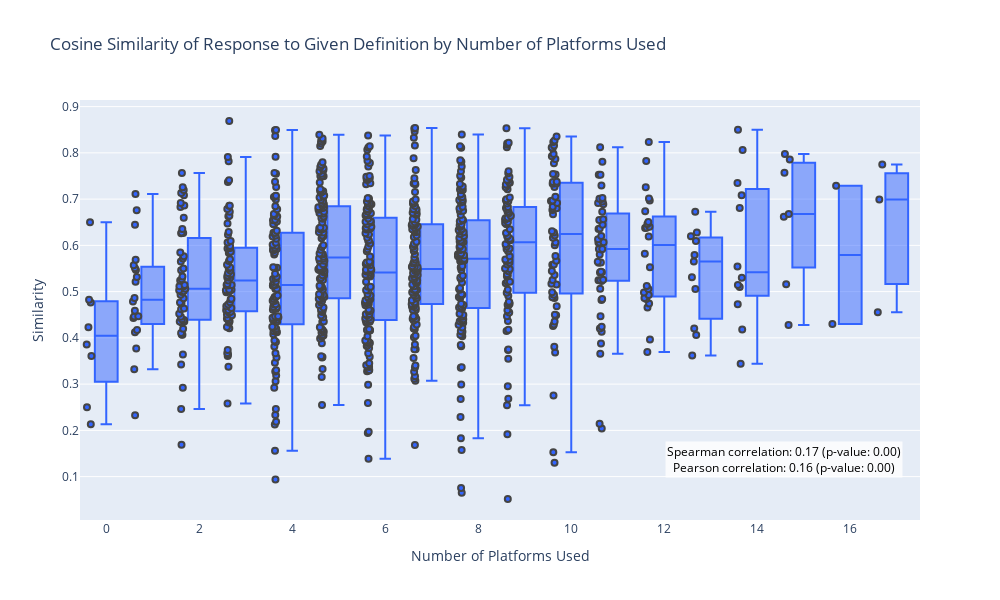

Notebook cell for this chart:
### Markdown cell above
#### fig 2

### Code cell
fig = px.box(
    df,
    x='n_platforms',
    y='sim_to_def',
    title='Cosine Similarity of Response to Given Definition by Number of Platforms Used',
    points='all'
)

fig.update_traces(
    # jitter=.7,
    marker=dict(
        color='rgba(50, 100, 255, 1)',
        line=dict(width=2)))

fig.update_layout(
    showlegend=False,
)

# add regression line
X = df.n_platforms.values.reshape(-1, 1)

model = sklearn.linear_model.LinearRegression()
model.fit(X, df.sim_to_def)

x_range = np.linspace(X.min(), X.max())
y_range = model.predict(x_range.reshape(-1, 1))

# fig.add_trace(go.Scatter(
#     x=x_range,
#     y=y_range,
#     name='Regression Fit',
#     marker=dict(
#         color='rgb(116, 77, 145)',
#     ),

# ),
# )


# spearman correlation
s_s, s_p = stats.spearmanr(df['n_platforms'], df['sim_to_def'], alternative='greater')
# pearson correlation
p_s, p_p = stats.pearsonr(df['n_platforms'], df['sim_to_def'], alternative='greater')

fig.add_annotation(
    xref='paper',
    yref='paper',
    x=0.98,
    y=0.1,
    text=f'Spearman correlation: {s_s:.2f} (p-value: {s_p:.2f})<br>Pearson correlation: {p_s:.2f} (p-value: {p_p:.2f})',
    showarrow=False,
    font=dict(size=12, color='black'),
    bgcolor='rgba(255, 255, 255, 0.8)',
)

fig.update_layout(
    xaxis_title='Number of Platforms Used',
    yaxis_title='Similarity',
    width=1000,
    height=600,
    showlegend=True, 
    legend =dict(
        orientation="h",
        yanchor="bottom",
        x=.85
        )
    )

fig.write_image('../../figures/similarity_to_def_vs_platforms_used.png')

fig.show()

### Figure 1 — Plotly figure (JSON) as saved in the notebook; plotly's stock layout.template omitted (floating-point values rounded to 4 significant figures; data arrays with more than 128 entries replaced by an {"elided": "..."} marker saying what was removed)
{"data": [{"alignmentgroup": "True", "boxpoints": "all", "hovertemplate": "n_platforms=%{x}<br>sim_to_def=%{y}<extra></extra>", "legendgroup": "", "marker": {"color": "rgba(50, 100, 255, 1)", "line": {"width": 2}}, "name": "", "notched": false, "offsetgroup": "", "orientation": "v", "showlegend": false, "type": "box", "x": {"elided": "1002 int values"}, "x0": " ", "xaxis": "x", "y": {"elided": "1002 float values"}, "y0": " ", "yaxis": "y"}], "layout": {"annotations": [{"bgcolor": "rgba(255, 255, 255, 0.8)", "font": {"color": "black", "size": 12}, "showarrow": false, "text": "Spearman correlation: 0.17 (p-value: 0.00)<br>Pearson correlation: 0.16 (p-value: 0.00)", "x": 0.98, "xref": "paper", "y": 0.1, "yref": "paper"}], "boxmode": "group", "height": 600, "legend": {"orientation": "h", "tracegroupgap": 0, "x": 0.85, "yanchor": "bottom"}, "showlegend": true, "title": {"text": "Cosine Similarity of Response to Given Definition by Number of Platforms Used"}, "width": 1000, "xaxis": {"anchor": "y", "domain": [0, 1], "title": {"text": "Number of Platforms Used"}}, "yaxis": {"anchor": "x", "domain": [0, 1], "title": {"text": "Similarity"}}}}
